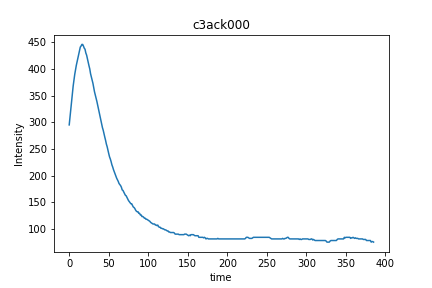
#> input picture img_row_sum.png, 432 x 288 px
$ python -i sparks_imagedata.py   (imports and definitions only)
#> lines starting #> are read from the running program, lines starting #| are printed output that depends on the picture; after the words box and inside, x2 and y2 are one past the last pixel; in counts of white or black regions, pixels touching at a corner belong together
#> further down, picture is the input picture: shape (288, 432, 3); mean B, G, R 250.5, 250.1, 249.5
import cv2
import numpy as np
import matplotlib.pyplot as plt
# [9 lines left out: functions __init__, select_roi, not called in this run]
def crop_image (image, r):
    imCrop = image[int(r[1]):int(r[1]+r[3]), int(r[0]):int(r[0]+r[2])]
    return imCrop
# [16 lines left out: functions display_image, f, rotation, not called in this run]
def filtration (image):
    original = image.copy()
    gray = cv2.cvtColor(image, cv2.COLOR_BGR2GRAY)
    blurred = cv2.GaussianBlur(gray, (3, 3), 50)
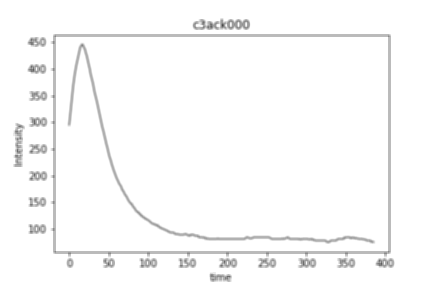
#> blurred: shape (288, 432); min 71, max 255, mean 250
    canny = cv2.Canny(blurred, 100, 250, 400)
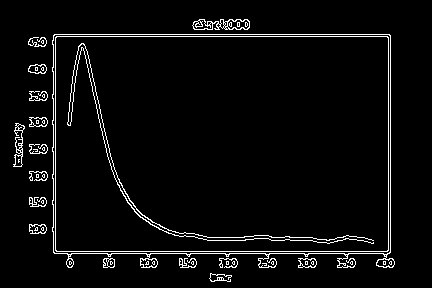
#> canny: shape (288, 432); 4.2% white in thin lines or dots, all inside (x1, y1, x2, y2) = (13, 19, 395, 282)
    kernel = np.ones((5,5),np.uint8)
    dilate = cv2.dilate(canny, kernel, iterations=1)
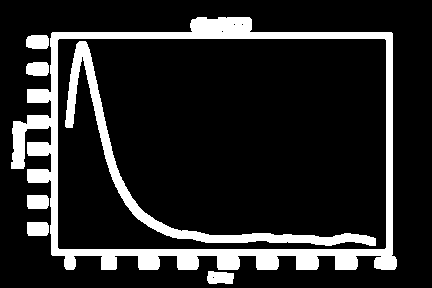
#> dilate: shape (288, 432); 15.2% white; 7 white regions, largest, box (x1, y1, x2, y2) and area: (11, 17, 397, 270) 13047, (65, 41, 376, 246) 4417, (207, 271, 234, 284) 301
    return dilate, original
# [72 lines left out: functions find_contourns, plot_histogram, track_contours, fitExponent, automatic_brightness_and_contrast, not called in this run]

>>> import cv2
>>> picture = cv2.imread('img_row_sum.png')
>>> result = filtration(picture)

$ run again, on DI.png
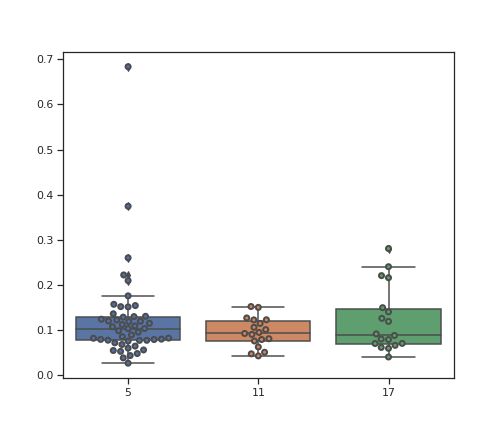
#> input picture DI.png, 504 x 432 px
#> picture is the input picture: shape (432, 504, 3); mean B, G, R 245.1, 245.7, 245.1
#> in filtration, `canny = cv2.Canny(blurred, 100, 250, 400)`:
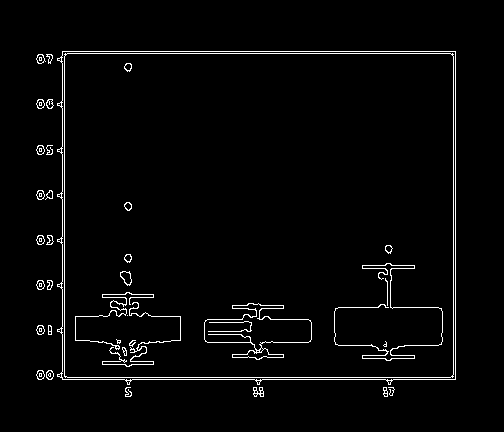
#> canny: shape (432, 504); 2.7% white in thin lines or dots, all inside (x1, y1, x2, y2) = (36, 51, 456, 397)
#> in filtration, `dilate = cv2.dilate(canny, kernel, iterations=1)`:
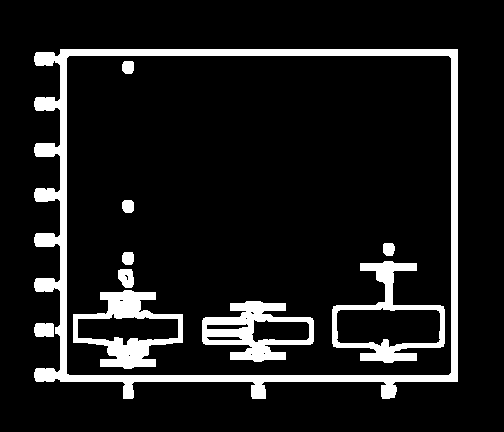
#> dilate: shape (432, 504); 10.7% white; 10 white regions, largest, box (x1, y1, x2, y2) and area: (34, 49, 458, 399) 12959, (73, 290, 183, 369) 3278, (202, 301, 314, 362) 3118

$ run again, on SD1.png
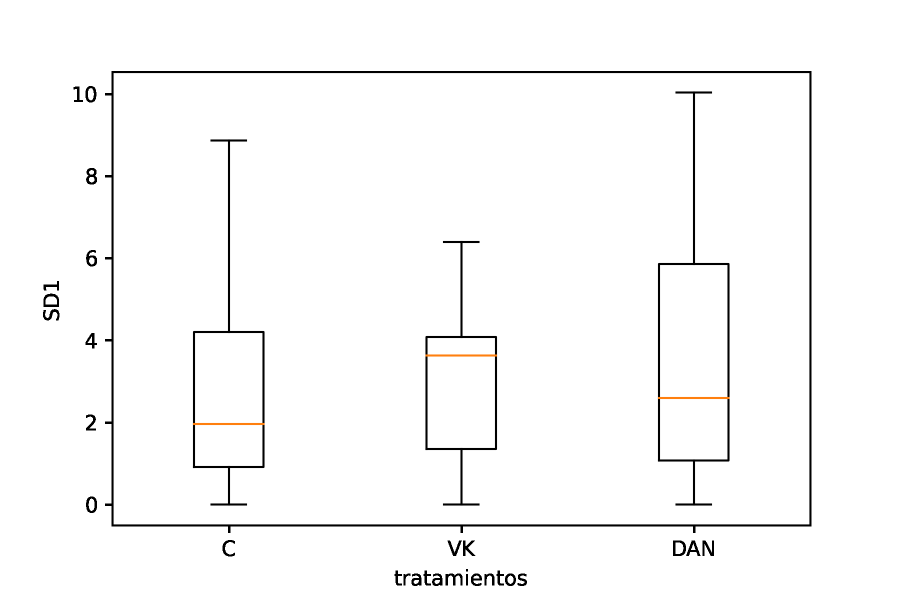
#> input picture SD1.png, 1800 x 1200 px (shown at 1/2 size)
#> picture is the input picture: shape (1200, 1800, 3); mean B, G, R 249.4, 249.5, 249.6
#> in filtration, `canny = cv2.Canny(blurred, 100, 250, 400)`:
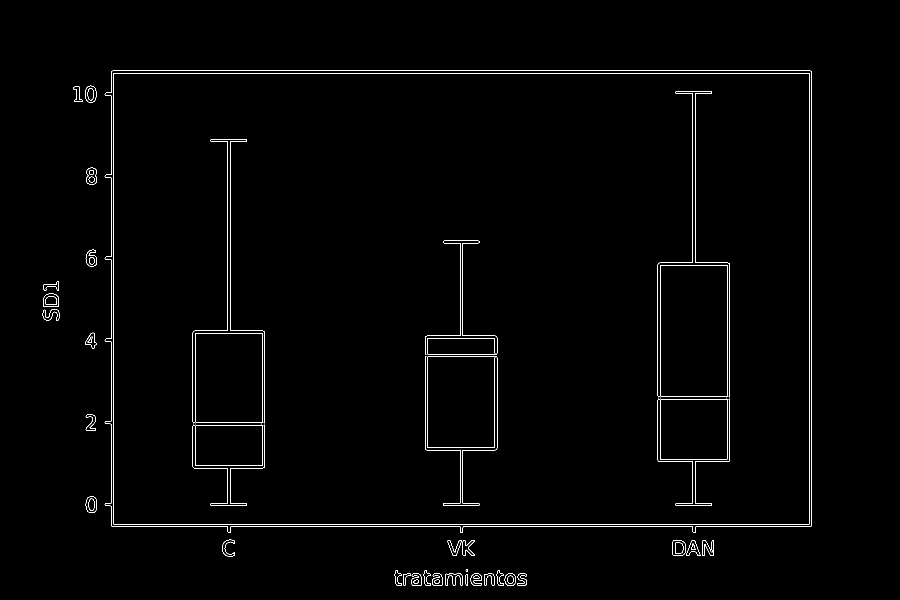
#> canny: shape (1200, 1800) (shown at 1/2 size); 1% white in thin lines or dots, all inside (x1, y1, x2, y2) = (85, 141, 1623, 1172)
#> in filtration, `dilate = cv2.dilate(canny, kernel, iterations=1)`:
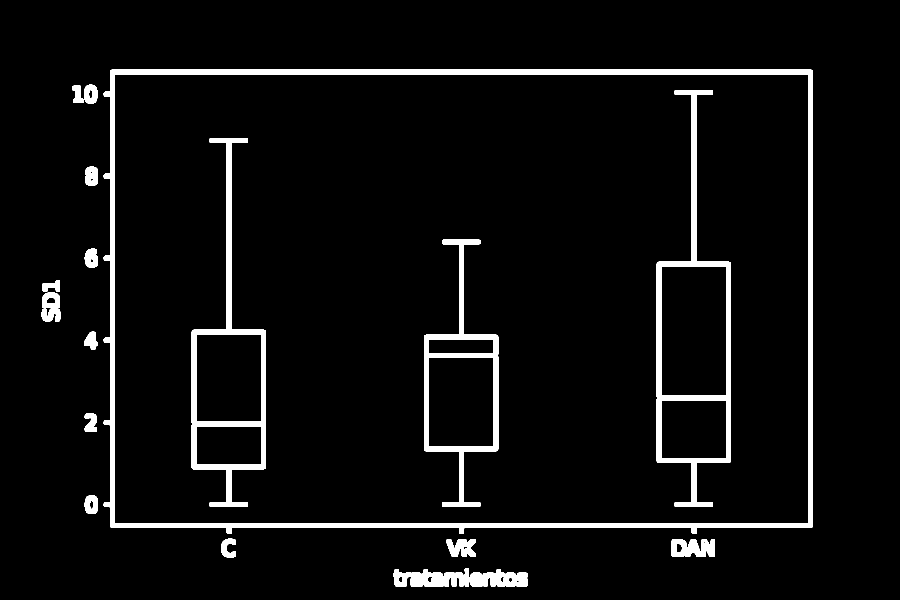
#> dilate: shape (1200, 1800) (shown at 1/2 size); 5.1% white; 21 white regions, largest, box (x1, y1, x2, y2) and area: (207, 139, 1625, 1068) 44851, (1313, 180, 1462, 1014) 17530, (383, 276, 532, 1014) 15340

$ run again, on SD2.png
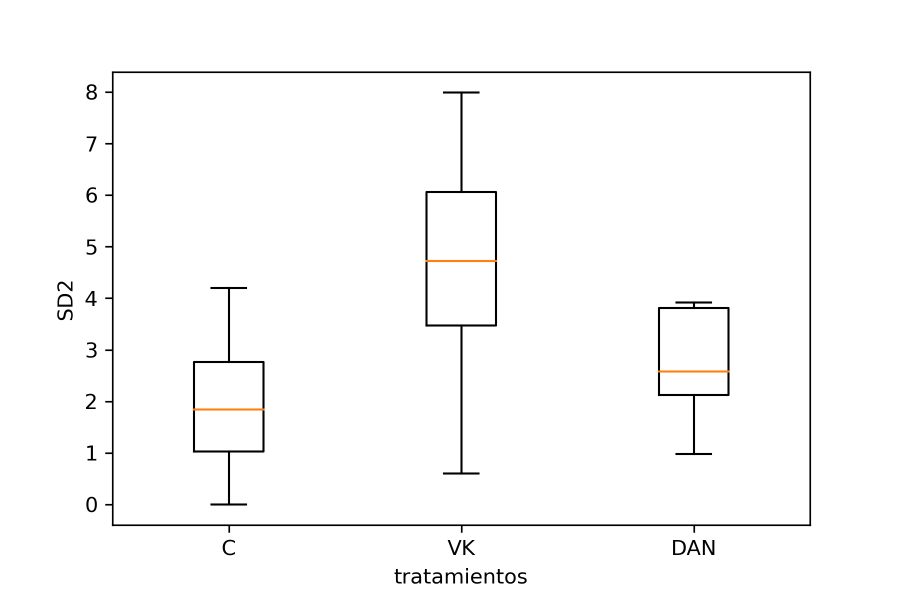
#> input picture SD2.png, 1800 x 1200 px (shown at 1/2 size)
#> picture is the input picture: shape (1200, 1800, 3); mean B, G, R 250.5, 250.6, 250.7
#> in filtration, `canny = cv2.Canny(blurred, 100, 250, 400)`:
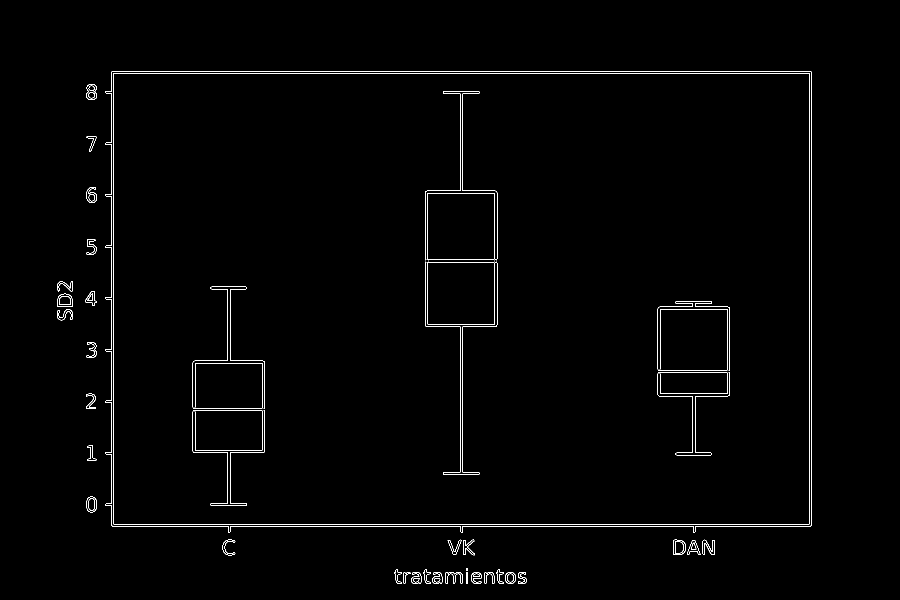
#> canny: shape (1200, 1800) (shown at 1/2 size); 0.98% white in thin lines or dots, all inside (x1, y1, x2, y2) = (114, 142, 1623, 1168)
#> in filtration, `dilate = cv2.dilate(canny, kernel, iterations=1)`:
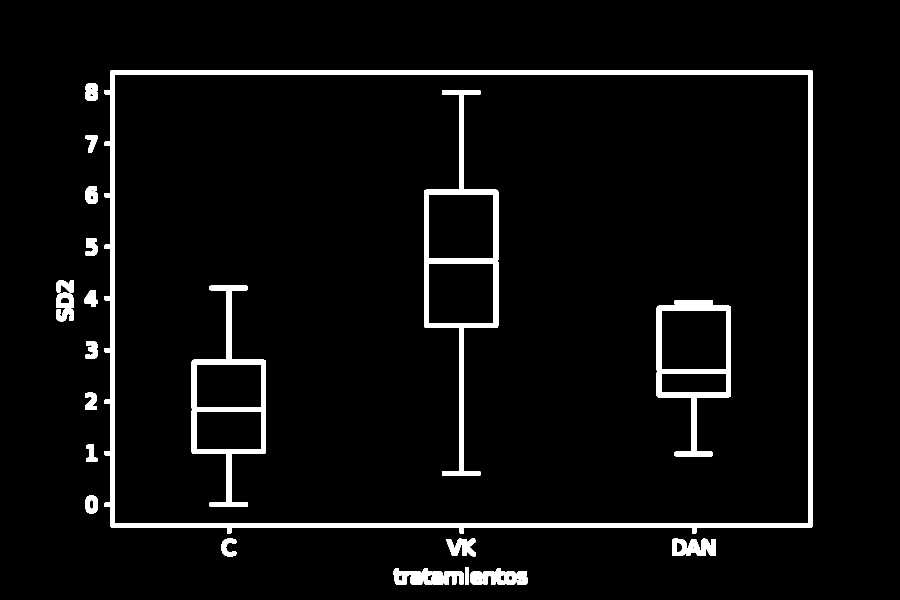
#> dilate: shape (1200, 1800) (shown at 1/2 size); 4.5% white; 23 white regions, largest, box (x1, y1, x2, y2) and area: (208, 140, 1625, 1068) 42770, (848, 180, 997, 952) 15650, (383, 571, 532, 1014) 11480
